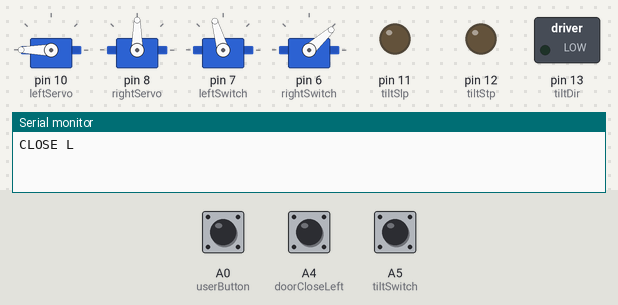
Bench run of a sketch on a simulated Arduino Nano, built with avr-gcc and run on an emulated ATmega328P. On the bench: 4 × servo, switched loads named in the sketch (green lamp = pin HIGH), output pins drawn as LEDs (lit = HIGH), the last lines printed to the serial monitor. Inputs (shaded band) come from the test bench; at power-on: A4 (doorCloseLeft) HIGH, A0 (userButton) HIGH, A5 (tiltSwitch) HIGH.

Above: at 0.8 s.
0.9 s: A4 (doorCloseLeft) pulled LOW for 0.15 s
At 2.6 s:
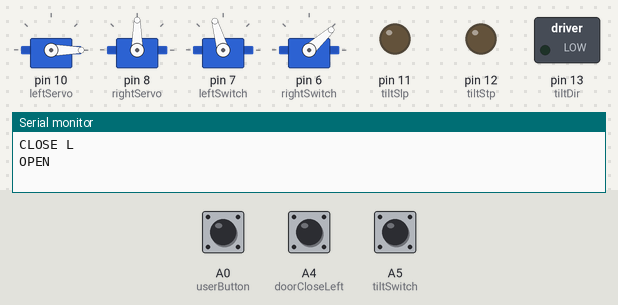
At 6.1 s:
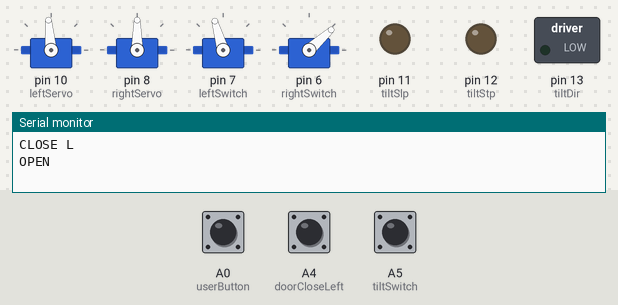
Timing chart, 0 to 36.4 s (numbered marks = the images above; inputs shaded):
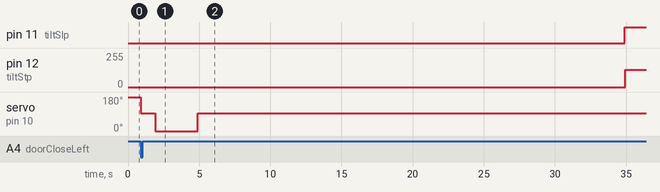

Measured:
- after the input at 0.9 s, pin 11 (tiltSlp): LOW → HIGH after 34.0 s; pin 12 (tiltStp): 0/255 → 129/255 after 34.1 s; servo on pin 10 (leftServo): 180° → 95° at once, → 0° 1.0 s later, → 95° 3.0 s later

The sketch:

tiltCage_Arduino.ino
```cpp
#include <Servo.h>

// Pin Names
const int userButton = A0; // user stop button
const int leftButton = A2;
const int rightButton = A3;
const int doorCloseLeft = A4; //Switch for stopping left door
const int doorCloseRight = A6; //Switch for stopping right door
const int tiltSwitch = A5;

////Transmit Pins
//const int dispenseOut = 23; //high when pellet should be dispensed, connects to 3 on other Arduino

////Receive Pins
//const int dispenseIn = 24; //high when pellet is dispensed, connects to 7 on other Arduino
//const int retrieveIn = 25; //high when pellet is retrieved, connects to 8 on other Arduino

//Tilt Motor
const int tiltSlp = 11; // reset and sleep driver pin
const int tiltStp = 12; // stepper motor pwm
const int tiltDir = 13; // direction driver pin

// Servos
Servo leftServo;
Servo rightServo;
Servo leftSwitch;
Servo rightSwitch;

//Global Variables
int userRead = 1;
int userReadPrev;
int doorCloseLeftRead;
int doorCloseRightRead;

//////////////// USER DEFINED VARIABLES /////////////////
int up = 0; //Start the cage flat
int tiltSwitchRead;
int retractL = 106; //Servo positions to retract levers
int retractR = 42;
int extrudeL = 48; //Servo positions to extrude levers
int extrudeR = 100;
/////////////////////////////////////////////////////////

void setup(){
  Serial.begin(9600);

  //Button
  pinMode(userButton,INPUT_PULLUP);
  pinMode(leftButton, INPUT_PULLUP);
  pinMode(rightButton, INPUT_PULLUP);

  //Switch Setup
  pinMode(doorCloseLeft,INPUT_PULLUP);
  pinMode(doorCloseRight,INPUT_PULLUP);
  pinMode(tiltSwitch, INPUT_PULLUP);

  //Door Lever Driver Setup
  pinMode(tiltSlp, OUTPUT);
  digitalWrite(tiltSlp,LOW);
  pinMode(tiltStp, OUTPUT);
  digitalWrite(tiltStp,LOW);
  pinMode(tiltDir, OUTPUT);
  digitalWrite(tiltDir,LOW);

  //Servo Setup
  leftServo.attach(10);
  rightServo.attach(8);
  leftSwitch.attach(7);
  rightSwitch.attach(6);

  leftServo.write(95); //Initialize doors stopped
  rightServo.write(90);
//  leftSwitch.write(extrudeL); //Initialize switches extruded
//  rightSwitch.write(extrudeR);
  leftSwitch.write(retractL); //Initialize switches retracted
  rightSwitch.write(retractR);

  //Start the doors closed
  userRead = digitalRead(userButton);
  doorCloseLeftRead = digitalRead(doorCloseLeft);
  doorCloseRightRead = digitalRead(doorCloseRight);
  if(doorCloseLeftRead == 1){
    closeLeft();
  }
  if(doorCloseRightRead == 1){
    closeRight();
  }
  delay(1000);
}

void loop(){
//  int leftRead = digitalRead(leftButton);
//  int rightRead = digitalRead(rightButton);

//  retractSwitches();
//  delay(2000);

  openLeft();
//  delay(500);
//  openRight();
  delay(30000);
  tiltUp();
  delay(15000);
  closeLeft();
//  delay(1000);
//  closeRight();
  delay(5000);
  tiltDown();
  delay(15000);

//  extrudeSwitches();
//  delay(2000);
} // void loop end


void tiltUp(){
  if (up == 0){ // Only execute if cage is down
    Serial.println("UP");
    //Tilt cage up
    tiltSwitchRead = digitalRead(tiltSwitch);
    digitalWrite(tiltDir,LOW);
    digitalWrite(tiltSlp,HIGH);
    while(tiltSwitchRead == 1){
      digitalWrite(tiltStp,HIGH);
      delay(1);
      digitalWrite(tiltStp,LOW);
      delay(1);
      tiltSwitchRead = digitalRead(tiltSwitch);
    }
    digitalWrite(tiltSlp, LOW);
    up = 1;  //Cage is up
  }
}

void tiltDown(){
  if (up == 1){ // Only execute if cage is up
    //Tilt cage down
    Serial.println("DOWN");
    digitalWrite(tiltDir,HIGH);
    digitalWrite(tiltSlp,HIGH);
    for(int k=1; k<=5350; k++){ // 4800 nominal
          digitalWrite(tiltStp,HIGH);
          delay(1);
          digitalWrite(tiltStp,LOW);
          delay(1);
          }
    digitalWrite(tiltSlp, LOW);
    up = 0;  //Cage is down
  }
}

void closeLeft(){
  Serial.println("CLOSE L");
  doorCloseLeftRead = digitalRead(doorCloseLeft);
  leftServo.write(180);
  while (doorCloseLeftRead == 1){ // while the switch is unpressed
    doorCloseLeftRead = digitalRead(doorCloseLeft);
    userReadPrev = userRead;
    delay(10);
    userRead = digitalRead(userButton);
    if((userRead == 0) &&(userReadPrev == 1)){ // if the user presses the button, stop the door
      Serial.println("USER PRESS");
      leftServo.write(95);
      delay(100);
      userStop();
      delay(10);
      leftServo.write(180);
    }
  }
  leftServo.write(95);
}

void openLeft(){
  Serial.println("OPEN");
  leftServo.write(0);
  delay(3000);
  leftServo.write(95);
}


void closeRight(){
  Serial.println("CLOSE R");
  doorCloseRightRead = digitalRead(doorCloseRight);
  rightServo.write(0);
  while (doorCloseRightRead == 1){ //while the switch is unpressed
    doorCloseRightRead = digitalRead(doorCloseRight);
    userReadPrev = userRead;
    delay(10);
    userRead = digitalRead(userButton);
    if((userRead == 0) && (userReadPrev == 1)){ // if the user presses the button, stop the door
      Serial.println("USER PRESS");
      rightServo.write(90);
      delay(100);
      userStop();
      delay(10);
      rightServo.write(0);
    }
  }
  rightServo.write(90);
}

void openRight(){
  Serial.println("OPEN R");
  rightServo.write(180);
  delay(3000);
  rightServo.write(90);
}

void retractSwitches(){
  leftSwitch.write(retractL);
  rightSwitch.write(retractR);
}
void extrudeSwitches() {
  leftSwitch.write(extrudeL);
  rightSwitch.write(extrudeR);
}

void userStop(){ // Keep doors stopped until user presses the button again
  userRead = digitalRead(userButton);
  while(userRead == 0){
    userRead = digitalRead(userButton);
  }
  delay(10);
  userRead = digitalRead(userButton);
  while(userRead == 1){
    userRead = digitalRead(userButton);
//    Serial.println(userRead);
  }
  Serial.println(userRead);
}
```
